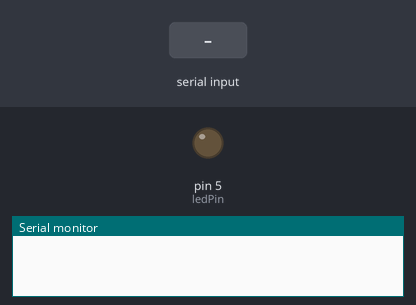
The sketch below on a simulated Arduino Uno, built with avr-gcc and run on an emulated ATmega328P. On the bench: output pins drawn as LEDs (lit = HIGH), the last lines printed to the serial monitor. The test bench sets the inputs (shaded band).

Above: at 1.2 s.
1.3 s: "1" received over Serial
At 1.9 s:
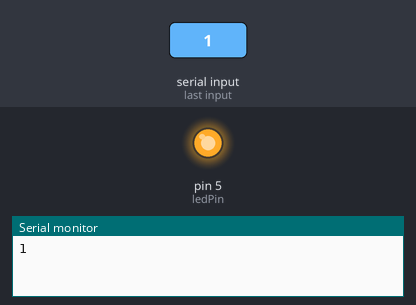
2.8 s: "0" received over Serial
At 4.2 s:
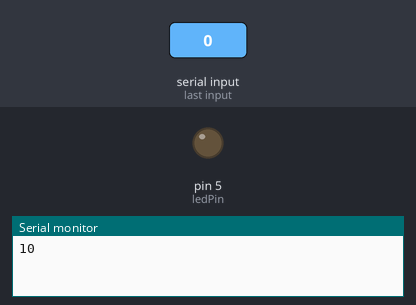
Timing chart, 0 to 5.8 s (numbered marks = the images above; inputs shaded):
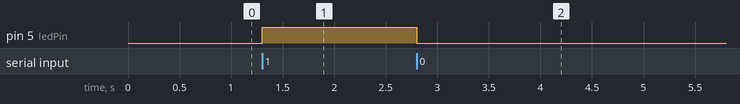

The sketch:

serialArduino.ino
```cpp
int ledPin = 5;

void setup() {
  Serial.begin(9600);
  pinMode(ledPin, OUTPUT);
}

void loop() {
  while(Serial.available() > 0) {
    char i = Serial.read();
    Serial.write(i);
    if (i == '0'){
      digitalWrite(ledPin, LOW);
      digitalWrite(LED_BUILTIN, LOW);
    } else if (i == '1'){
      digitalWrite(ledPin, HIGH);
      digitalWrite(LED_BUILTIN, HIGH);
    }
  }
}
```

Measured:
- after the input at 1.3 s, pin 5 (ledPin): LOW → HIGH at once
- after the input at 2.8 s, pin 5 (ledPin): HIGH → LOW at once
